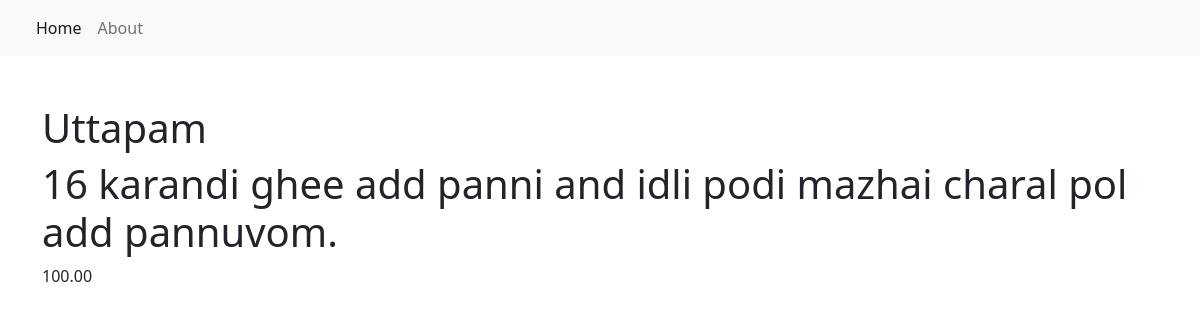
Screenshot of /item/4/ with the database file from the repository.
### restaurant_menu/models.py (models this page shows, shortened)
class Item(models.Model):
    meal = models.CharField(max_length=1000, unique=True)
    description = models.TextField(max_length=2000)
    price = models.DecimalField(max_digits=10, decimal_places=2)
    meal_type = models.CharField(max_length=200, choices=MEAL_TYPE)
    author = models.ForeignKey(User, on_delete=models.PROTECT)
    status = models.IntegerField(choices=STATUS, default=0)
    date_created = models.DateTimeField(auto_now_add=True)
    date_updated = models.DateTimeField(auto_now=True)

### restaurant_menu/views.py (the view)
# urls.py: path('item/<int:pk>/', views.MenuItemDetail.as_view(), name='menu_item')
class MenuItemDetail(generic.DetailView):
    model = Item
    template_name = "menu_item_detail.html"

### restaurant_menu/templates/menu_item_detail.html
{% extends 'base.html' %}
{% block content %}
<div class="container">
    <h1 class="pt-5">{{ item.meal }}</h1>
    <h1>{{ item.description }}</h1>
    <p>{{ item.price }}</p>
</div>
{% endblock content %}

### rows the page displays
Item: meal "Uttapam", description "16 karandi ghee add panni and idli podi mazhai charal pol add pannuvom.", price "100.00"
